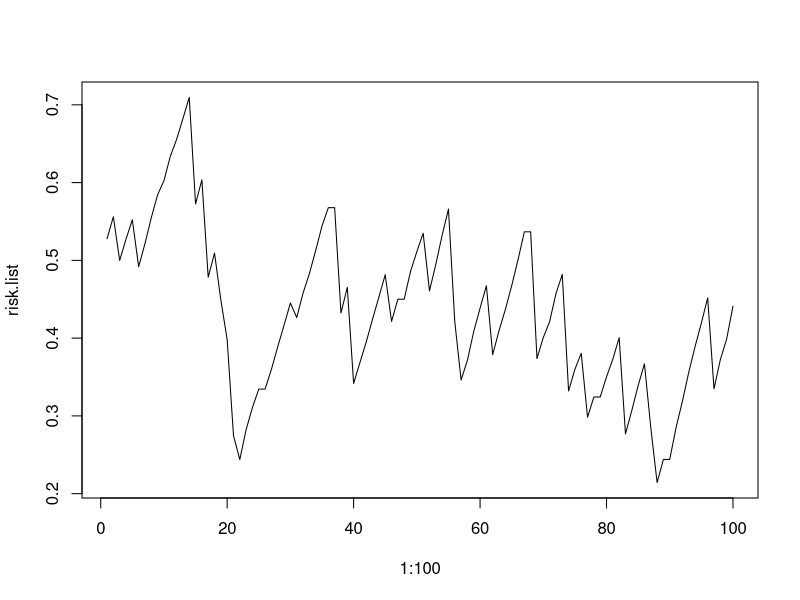

The R source for this figure:
# Initialize the whole deck of cards
whole.deck <- c(2,2,2,2,3,3,3,3,4,4,4,4,5,5,5,5,6,6,6,6,7,7,7,7,8,8,8,8,9,9,9,9,10,10,10,10)
cards.left <- whole.deck

risk <- 0.5
risk.list <- c()
trust <- 0.5
trust.list <- c()
hand <- 0
total.score <- 0
stop <- FALSE
fails <- 0
stop.list <- c()

# Draws the initial hand of 2 cards
initial.hand <- function(){
  start.ids <- sample(1:36, 2, replace= FALSE)
  start.hand <- cards.left[start.ids]
  cards.left <<- cards.left[-start.ids]
  hand <<- sum(start.hand)
}

# Draws one card from the deck and adds it to your hand
draw <- function() {
  next.id <- sample(1:length(cards.left), 1, replace= FALSE)
  hand <<- hand + cards.left[next.id]
  cards.left <<- cards.left[-next.id]
}

# Plays a single round of 21
play.round <- function() {
  initial.hand()
  # While hand is not over 21 and you haven't stopped
  while((hand<21) && (stop==FALSE)) {
    # If hand is less than 11 draw another card
    if (hand<11){
      draw()
    }
    # Generate a number based on the risk factor. 1 means draw, 0 means stop
    risk.huh <- rbinom(1, 1, risk)
    if (risk.huh == 1){
      draw()
    }
    if (risk.huh == 0){
      stop <<- TRUE
    }
  }
  # If you stop and hand is below 22, add hand score to total score
  if((stop == TRUE)&& (hand<22)){
    total.score <<- total.score + hand
    stop.list <<- c(stop.list, hand)
    # The risk factor gets a little higher
    risk <<- risk + rnorm(1, mean=.03, sd = 0.005)
    if(risk>1){
      risk <<- 1
    }
  }
  # If you exceed 21, no points are added to total score, and fail count increases
  if(hand>21){
    fails <<- fails + 1
    # Risk factor decreases
    risk <<- risk - rnorm(1, mean=.1, sd = 0.05)
    if(risk<0){
      risk <<- 0
    }
  }
  # Reset settings to a new round
  hand <<- 0
  cards.left <<- whole.deck
  stop <<- FALSE
  # Keep track of the risk over time
  risk.list <<- c(risk.list, risk)
}

# Play a bunch of rounds and return risk, fails, final score, and avg stop value from stop list
run.bunch <- function(n){
  for (i in 1:n){
    play.round()
  }
  print("risk:")
  print(risk)
  print("number of fails: ")
  print(fails)
  print("total score:")
  print(total.score)
  print("average stopping point of success:")
  print(mean(stop.list))
}

# Run 100 rounds with 1 person
run.bunch(100)
# See that person's risk factor over the 100 rounds
plot(1:100, risk.list, type = 'l')
